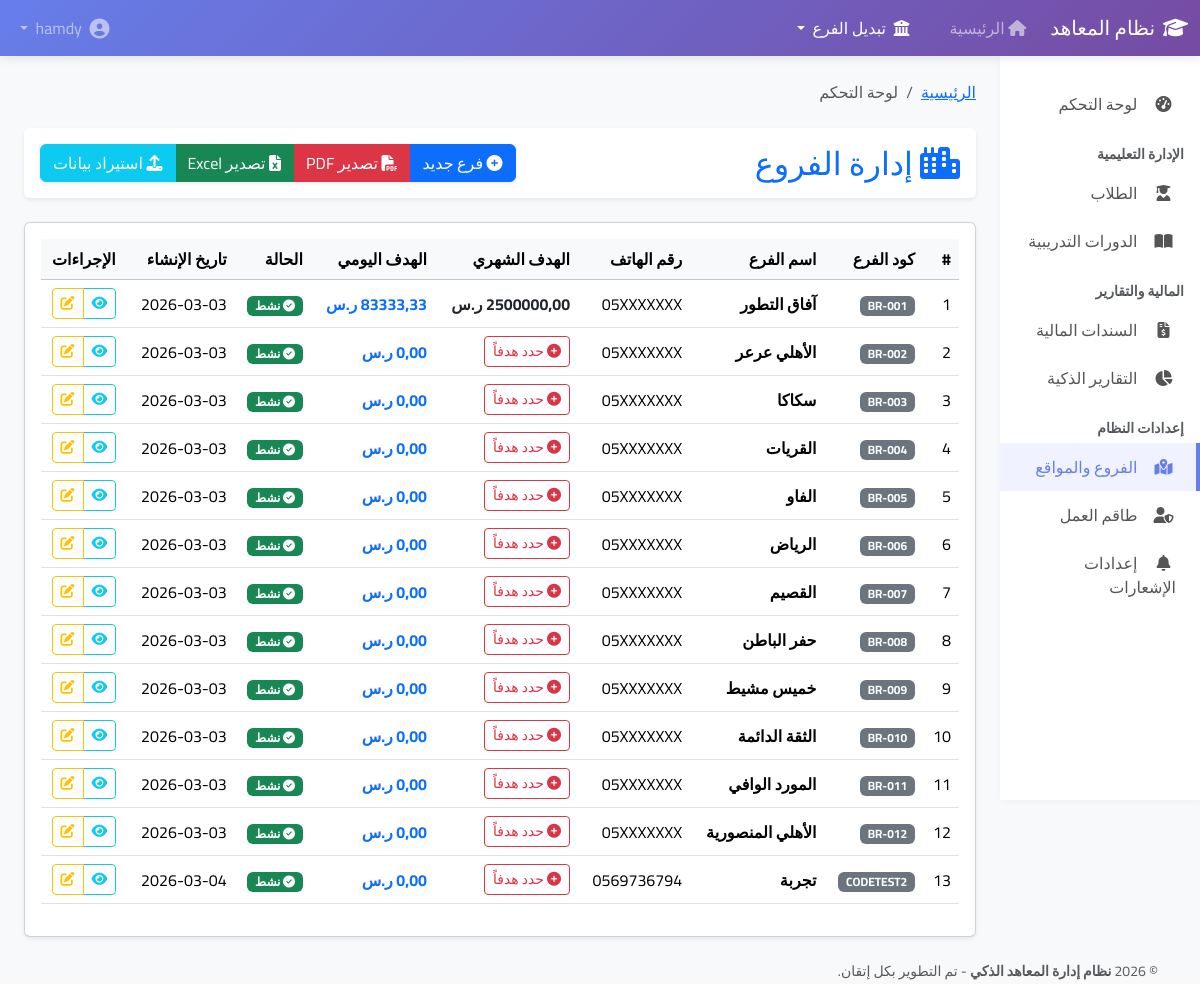
The page /branches/ (signed in) on the database its author committed.
### branches/models.py (models this page shows, shortened)
class Branch(models.Model):
    name = models.CharField(max_length=100, verbose_name='اسم الفرع')
    code = models.CharField(max_length=10, unique=True, verbose_name='كود الفرع')
    address = models.TextField(blank=True, verbose_name='العنوان')
    phone = models.CharField(max_length=20, blank=True, verbose_name='رقم الهاتف')
    email = models.EmailField(blank=True, verbose_name='البريد الإلكتروني')
    is_active = models.BooleanField(default=True, verbose_name='نشط')
    created_at = models.DateTimeField(auto_now_add=True, verbose_name='تاريخ الإنشاء')
    def get_current_month_target(self):
        today = date.today()
        target_obj = self.targets.filter(year=today.year, month=today.month).first()
        return float(target_obj.amount) if target_obj else 0.0
    @property
    def get_daily_target(self):
        monthly_target = self.get_current_month_target()
        if monthly_target > 0:
            return monthly_target / 30
        return 0.0

### branches/views.py (the view)
# urls.py: path('', views.branch_list, name='branch_list'),
@login_required
def branch_list(request):
    if request.user.is_superuser or request.user.user_type == 'admin':
        branches = Branch.objects.filter(is_active=True)
    else:
        branches = Branch.objects.filter(id=request.user.branch_id) if request.user.branch else Branch.objects.none()
    branch_form = BranchForm()
    return render(request, 'branches/branch_list.html', {'branches': branches, 'branch_form': branch_form})

### branches/context_processors.py (called while the page is built)
def branch_context(request):
    if request.user.is_authenticated:
        user = request.user
        if user.is_superuser or user.user_type == 'admin':
            branches = Branch.objects.filter(is_active=True)
        elif user.user_type == 'regional_manager':
            branches = user.managed_branches.all()
        else:
            branches = Branch.objects.filter(id=user.branch_id) if user.branch else []
        return {
            'branches': branches,
            'is_global_view': branches.count() > 1 if hasattr(branches, 'count') else False
        }
    return {}

### templates/branches/branch_list.html (shortened to what this page needs)
{% extends 'base.html' %}
{% block content %}
<div class="d-flex justify-content-between align-items-center mb-4 bg-white p-3 rounded shadow-sm">
    <h2 class="text-primary m-0"><i class="fas fa-city"></i> إدارة الفروع</h2>
    <div class="btn-group shadow-sm">
      <button type="button" class="btn btn-primary" data-bs-toggle="modal" data-bs-target="#addBranchModal">
    <i class="fas fa-plus-circle"></i> فرع جديد
</button>
        <a href="{% url 'branches:export_branches_pdf' %}" class="btn btn-danger">
            <i class="fas fa-file-pdf"></i> تصدير PDF
        </a>
        <a href="{% url 'branches:export_branches_excel' %}" class="btn btn-success">
            <i class="fas fa-file-excel"></i> تصدير Excel
        </a>
        <button type="button" class="btn btn-info text-white" onclick="document.getElementById('excelInput').click()">
            <i class="fas fa-upload"></i> استيراد بيانات
        </button>
    </div>
</div>
<div class="card shadow-sm">
    <div class="card-body">
        <div class="table-responsive">
            <table class="table table-hover align-middle">
                <thead class="table-light">
                    <tr>
                        <th>#</th>
                        <th>كود الفرع</th>
                        <th>اسم الفرع</th>
                        <th>رقم الهاتف</th>
                        <th>الهدف الشهري</th>
                        <th>الهدف اليومي</th>
                        <th>الحالة</th>
                        <th>تاريخ الإنشاء</th>
                        <th class="text-center">الإجراءات</th>
                    </tr>
                </thead>
                <tbody>
                    {% for branch in branches %}
                    <tr>
                        <td>{{ forloop.counter }}</td>
                        <td><span class="badge bg-secondary">{{ branch.code }}</span></td>
                        <td><strong>{{ branch.name }}</strong></td>
                        <td>{{ branch.phone|default:"---" }}</td>
<td>
    {% with current_target=branch.get_current_month_target %}
        {% if current_target > 0 %}
            <span class="fw-bold text-dark">{{ current_target|floatformat:2 }} ر.س</span>
        {% else %}
            <button type="button" class="btn btn-sm btn-outline-danger border-dashed"
                    data-bs-toggle="modal"
                    data-bs-target="#addTargetModal"
                    data-branch-id="{{ branch.id }}"
                    data-branch-name="{{ branch.name }}">
                <i class="fas fa-plus-circle"></i> حدد هدفاً
            </button>
        {% endif %}
    {% endwith %}
</td>                       <td>
    <span class="text-primary fw-bold">
        {{ branch.get_daily_target|floatformat:2 }} ر.س
    </span>
</td>
                        <td>
                            {% if branch.is_active %}
                            <span class="badge bg-success"><i class="fas fa-check-circle"></i> نشط</span>
                            {% else %}
                            <span class="badge bg-danger"><i class="fas fa-times-circle"></i> غير نشط</span>
                            {% endif %}
                        </td>
                        <td>{{ branch.created_at|date:"Y-m-d" }}</td>
                        <td class="text-center">
                            <div class="btn-group" role="group">
                                <a href="{% url 'branches:branch_detail' branch.pk %}" class="btn btn-sm btn-outline-info" title="تفاصيل">
                                    <i class="fas fa-eye"></i>
                                </a>
                                {% if user.is_superuser or user.user_type == 'admin' %}
                                <a href="{% url 'branches:branch_edit' branch.pk %}" class="btn btn-sm btn-outline-warning" title="تعديل">
                                    <i class="fas fa-edit"></i>
                                </a>
                                {% endif %}
                            </div>
                        </td>
                    </tr>
                    {% endfor %}
                </tbody>
            </table>
        </div>
    </div>
</div>
{% endblock %}

### templates/base.html (style rules this page uses)
* { font-family: 'Cairo', sans-serif; }
body { background-color: #f8f9fa; overflow-x: hidden; }

### rows shown on the page
Branch: code "BR-001", name "آفاق التطور", phone "05XXXXXXX", get_current_month_target "2500000,00", is_active True (drawn), created_at "2026-03-03"
Branch: code "BR-002", name "الأهلي عرعر", phone "05XXXXXXX", get_daily_target "0,00", is_active True (drawn), created_at "2026-03-03"
Branch: code "BR-003", name "سكاكا", phone "05XXXXXXX", get_daily_target "0,00", is_active True (drawn), created_at "2026-03-03"
Branch: code "BR-004", name "القريات", phone "05XXXXXXX", get_daily_target "0,00", is_active True (drawn), created_at "2026-03-03"
Branch: code "BR-005", name "الفاو", phone "05XXXXXXX", get_daily_target "0,00", is_active True (drawn), created_at "2026-03-03"
Branch: code "BR-006", name "الرياض", phone "05XXXXXXX", get_daily_target "0,00", is_active True (drawn), created_at "2026-03-03"
Branch: code "BR-007", name "القصيم", phone "05XXXXXXX", get_daily_target "0,00", is_active True (drawn), created_at "2026-03-03"
Branch: code "BR-008", name "حفر الباطن", phone "05XXXXXXX", get_daily_target "0,00", is_active True (drawn), created_at "2026-03-03"
Branch: code "BR-009", name "خميس مشيط", phone "05XXXXXXX", get_daily_target "0,00", is_active True (drawn), created_at "2026-03-03"
Branch: code "BR-010", name "الثقة الدائمة", phone "05XXXXXXX", get_daily_target "0,00", is_active True (drawn), created_at "2026-03-03"
Branch: code "BR-011", name "المورد الوافي", phone "05XXXXXXX", get_daily_target "0,00", is_active True (drawn), created_at "2026-03-03"
Branch: code "BR-012", name "الأهلي المنصورية", phone "05XXXXXXX", get_daily_target "0,00", is_active True (drawn), created_at "2026-03-03"
Branch: code "CODETEST2", name "تجربة", phone "0569736794", get_daily_target "0,00", is_active True (drawn), created_at "2026-03-04"

### other values the page prints
{{ title|default:"لوحة التحكم" }} "لوحة التحكم"
